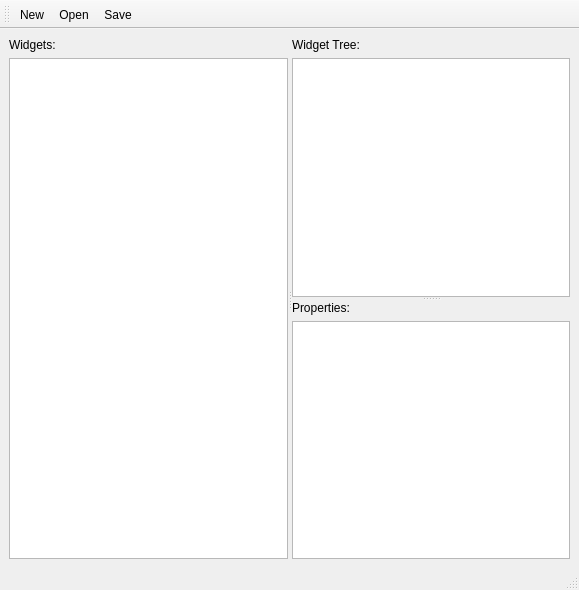
<?xml version="1.0" encoding="UTF-8"?>
<ui version="4.0">
 <class>MainWindow</class>
 <widget class="QMainWindow" name="MainWindow">
  <property name="geometry">
   <rect>
    <x>0</x>
    <y>0</y>
    <width>579</width>
    <height>590</height>
   </rect>
  </property>
  <property name="windowTitle">
   <string>Kv Creator</string>
  </property>
  <widget class="QWidget" name="centralwidget">
   <layout class="QGridLayout" name="gridLayout">
    <item row="0" column="0">
     <widget class="QSplitter" name="horizSplitter">
      <property name="orientation">
       <enum>Qt::Horizontal</enum>
      </property>
      <widget class="QWidget" name="verticalLayoutWidget">
       <layout class="QVBoxLayout" name="toolboxLayout">
        <item>
         <widget class="QLabel" name="label_2">
          <property name="text">
           <string>Widgets:</string>
          </property>
         </widget>
        </item>
        <item>
         <widget class="QTreeWidget" name="widgetToolbox">
          <property name="columnCount">
           <number>0</number>
          </property>
         </widget>
        </item>
       </layout>
      </widget>
      <widget class="QSplitter" name="rightSplit">
       <property name="orientation">
        <enum>Qt::Vertical</enum>
       </property>
       <widget class="QWidget" name="layoutWidget">
        <layout class="QVBoxLayout" name="widgetTreeLayout">
         <item>
          <widget class="QLabel" name="label">
           <property name="text">
            <string>Widget Tree:</string>
           </property>
          </widget>
         </item>
         <item>
          <widget class="QTreeView" name="widgetTree"/>
         </item>
        </layout>
       </widget>
       <widget class="QWidget" name="layoutWidget">
        <layout class="QVBoxLayout" name="propertiesLayout">
         <item>
          <widget class="QLabel" name="label_3">
           <property name="text">
            <string>Properties:</string>
           </property>
          </widget>
         </item>
         <item>
          <widget class="QTableWidget" name="widgetProperties"/>
         </item>
        </layout>
       </widget>
      </widget>
     </widget>
    </item>
   </layout>
  </widget>
  <widget class="QMenuBar" name="menubar">
   <property name="geometry">
    <rect>
     <x>0</x>
     <y>0</y>
     <width>579</width>
     <height>20</height>
    </rect>
   </property>
  </widget>
  <widget class="QStatusBar" name="statusbar"/>
  <widget class="QToolBar" name="toolBar">
   <property name="windowTitle">
    <string>toolBar</string>
   </property>
   <attribute name="toolBarArea">
    <enum>TopToolBarArea</enum>
   </attribute>
   <attribute name="toolBarBreak">
    <bool>false</bool>
   </attribute>
   <addaction name="actionNew"/>
   <addaction name="actionOpen"/>
   <addaction name="actionSave"/>
  </widget>
  <action name="actionNew">
   <property name="text">
    <string>New</string>
   </property>
  </action>
  <action name="actionOpen">
   <property name="text">
    <string>Open</string>
   </property>
  </action>
  <action name="actionSave">
   <property name="text">
    <string>Save</string>
   </property>
  </action>
 </widget>
 <resources/>
 <connections/>
</ui>
